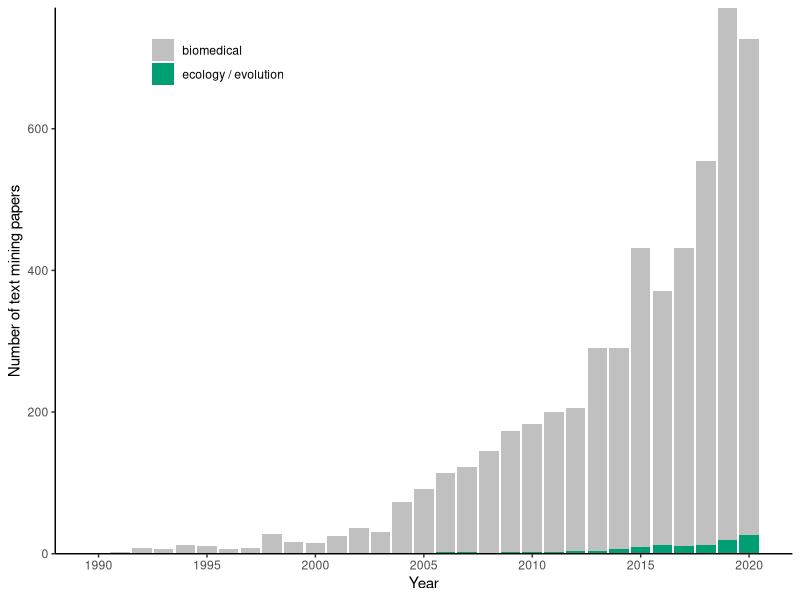
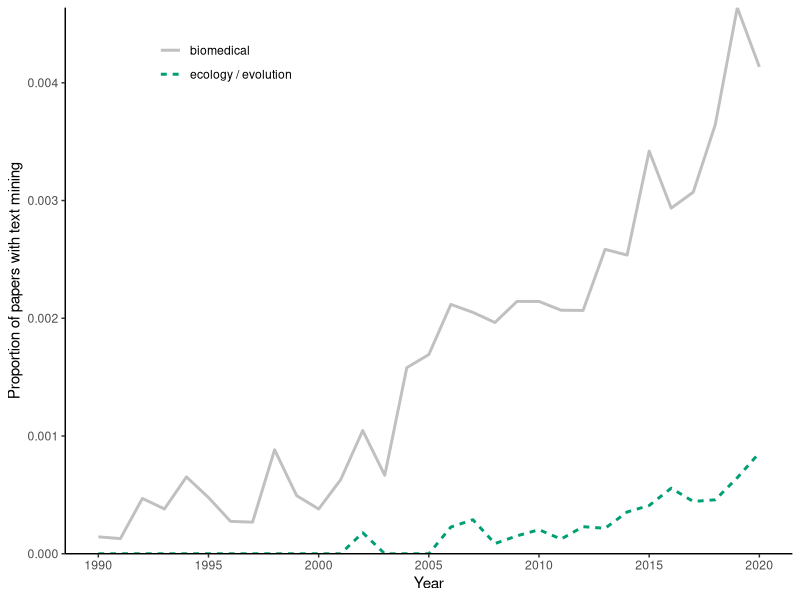
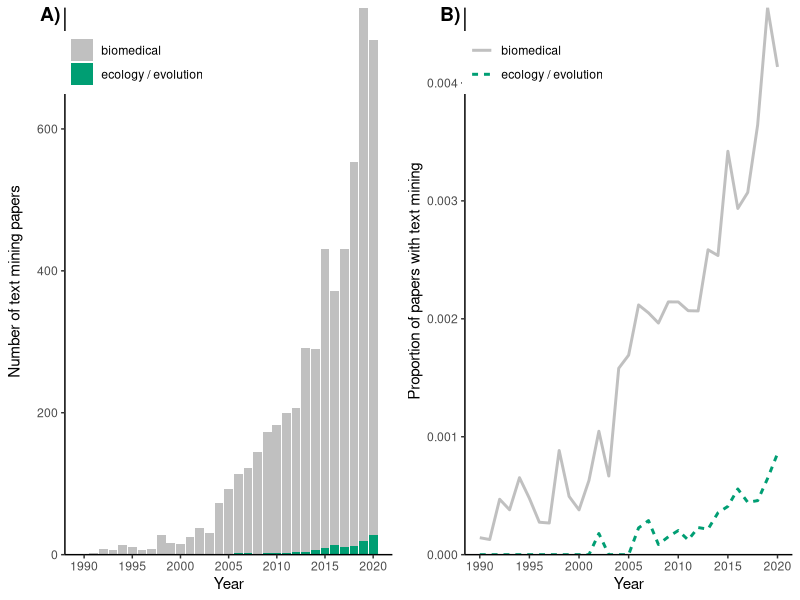
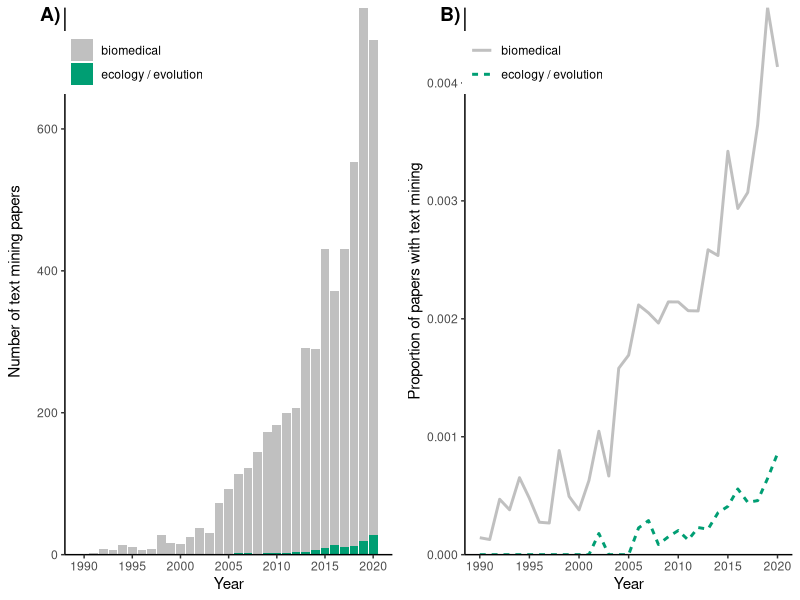
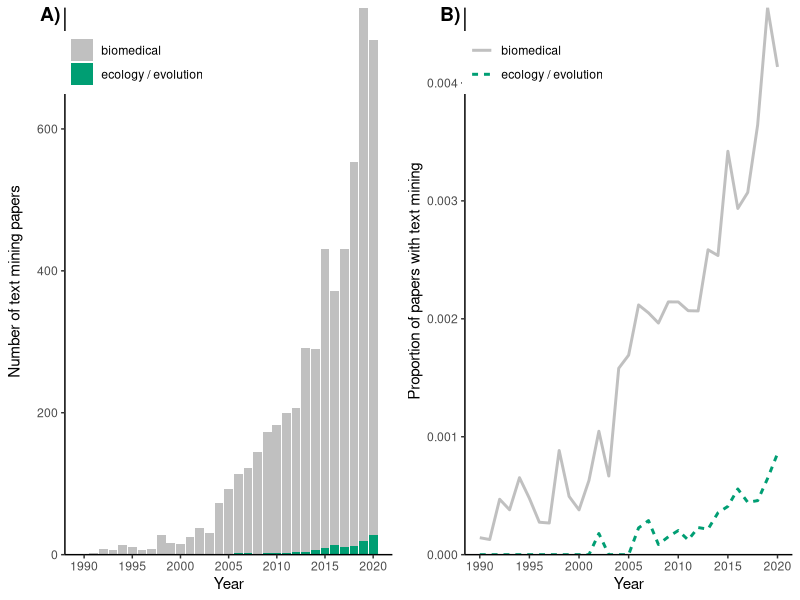

R code for these plots, in order:
# Maxwell J Farrell
# maxwell.farrell@utoronto.ca

require(dplyr)
require(tidyr)
require(ggplot2)
require(cowplot)

medic <- read.table("./WOS_medic_sep102021.txt", sep="\t", header=T)
medic_NLP <- read.table("./WOS_medic_NLP_sep102021.txt", sep="\t", header=T)

eco <- read.table("./WOS_ecoevo_sep102021.txt", sep="\t", header=T)
eco_NLP <- read.table("./WOS_ecoevo_NLP_sep102021.txt", sep="\t", header=T)

names(medic)[1] <- "year"
names(medic_NLP)[1] <- "year"
names(eco)[1] <- "year"
names(eco_NLP)[1] <- "year"

names(medic)[3] <- "percent_total"
names(medic_NLP)[3] <- "percent_total"
names(eco)[3] <- "percent_total"
names(eco_NLP)[3] <- "percent_total"

medic$Subject <- "biomedical"
medic_NLP$Subject <- "biomedical"
eco$Subject <- "ecology / evolution"
eco_NLP$Subject <- "ecology / evolution"

medic$NLP <- "Total papers per discipline"
medic_NLP$NLP <- "Text mining papers"
eco$NLP <- "Total papers per discipline"
eco_NLP$NLP <- "Text mining papers"

dat <- rbind(medic, medic_NLP, eco, eco_NLP)

names(dat)[2] <- "records"

dat$Subject <- factor(dat$Subject, levels = c("biomedical", "ecology / evolution"))

# subset to exclude 2021
dat <- dat[dat$year<=2020,]

# subset to 1990 and after
dat <- dat[dat$year>=1990,]


colors <- c("#C0C0C0","#009e73")

dat_tm <- dat[dat$NLP=="Text mining papers",]

p_tot <- ggplot(dat_tm, aes(fill=Subject, y=records, x=year)) + 
    geom_bar(position="stack", stat="identity") + 
    scale_fill_manual(values=colors) + 
    theme_classic() +
    scale_y_continuous(expand = c(0, 0), labels=function(x) format(x, big.mark = ",", scientific = FALSE)) + 
        xlim(1990,2020) +
    scale_x_continuous(breaks = c(1990, 1995, 2000, 2005, 2010, 2015, 2020)) +
    xlab("Year") + ylab("Number of text mining papers") +
    theme(legend.position = c(0.22, 0.9), 
            strip.background = element_blank(),
            strip.text.x = element_text(size=10, face="bold", hjust=0.02),
            legend.title = element_blank())  
p_tot


# filling in zeros for years with no records
dat_prop <- dat %>% complete(year, nesting(Subject, NLP), fill = list(records = 0))
# remove percent-total
dat_prop <- select(dat_prop, -percent_total)
dat_prop <- spread(dat_prop, key = "NLP", value="records")
names(dat_prop)[3:4] <- c("TM","TOTAL")
dat_prop <- dat_prop %>% group_by(Subject,year) %>% summarise(prop_TM=TM/TOTAL)


p_prop <- ggplot(dat_prop, aes(color=Subject, y=prop_TM, x=year)) + 
    geom_line(position="stack", stat="identity", colors=colors, size=1, aes(linetype=Subject)) + 
    scale_color_manual(values=colors) + theme_classic() +
    scale_y_continuous(expand = c(0, 0)) + xlim(1990,2020) +
    scale_x_continuous(breaks = c(1990, 1995, 2000, 2005, 2010, 2015, 2020)) +
    xlab("Year") + ylab("Proportion of papers with text mining") +
    theme(legend.position = c(0.22, 0.9), legend.title = element_blank()) #+ theme(legend.position = "none")
p_prop


p_combo <- plot_grid(p_tot, p_prop, nrow=1,#rel_widths=c(1.2,1),
            # labels = c('A) Text mining papers', 'B) Total papers per discipline'))
            labels = c('A)', 'B)'), hjust = -2, align="v")

p_combo

ggsave("trends_combo_plot.pdf", p_combo, width=8.5, height=3.5)
ggsave("trends_combo_plot.png", p_combo, width=8.5, height=3.5)
